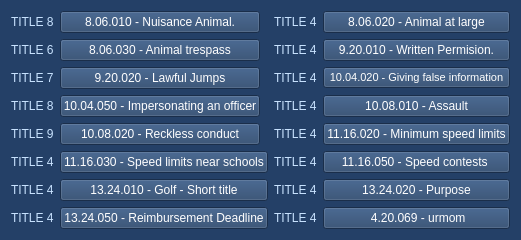
        <widget class="QWidget" name="tab_2">
         <property name="styleSheet">
          <string notr="true">background-color: rgb(36, 64, 103);</string>
         </property>
         <attribute name="title">
          <string>Rules</string>
         </attribute>
         <layout class="QGridLayout" name="gridLayout">
          <item row="4" column="1">
           <widget class="QPushButton" name="title9Button">
            <property name="maximumSize">
             <size>
              <width>200</width>
              <height>16777215</height>
             </size>
            </property>
            <property name="styleSheet">
             <string notr="true">color: rgb(255, 255, 255);</string>
            </property>
            <property name="text">
             <string>10.08.020 - Reckless conduct</string>
            </property>
           </widget>
          </item>
          <item row="3" column="0">
           <widget class="QLabel" name="title_4">
            <property name="maximumSize">
             <size>
              <width>50</width>
              <height>16777215</height>
             </size>
            </property>
            <property name="styleSheet">
             <string notr="true">
color: rgb(201, 227, 255);
font: 700 9pt &quot;Courier&quot;;</string>
            </property>
            <property name="text">
             <string>TITLE 8</string>
            </property>
           </widget>
          </item>
          <item row="2" column="0">
           <widget class="QLabel" name="title_3">
            <property name="maximumSize">
             <size>
              <width>50</width>
              <height>16777215</height>
             </size>
            </property>
            <property name="styleSheet">
             <string notr="true">
color: rgb(201, 227, 255);
font: 700 9pt &quot;Courier&quot;;</string>
            </property>
            <property name="text">
             <string>TITLE 7</string>
            </property>
           </widget>
          </item>
          <item row="2" column="1">
           <widget class="QPushButton" name="title7Button">
            <property name="maximumSize">
             <size>
              <width>200</width>
              <height>16777215</height>
             </size>
            </property>
            <property name="styleSheet">
             <string notr="true">color: rgb(255, 255, 255);</string>
            </property>
            <property name="text">
             <string>9.20.020 - Lawful Jumps</string>
            </property>
           </widget>
          </item>
          <item row="6" column="0">
           <widget class="QLabel" name="title_7">
            <property name="maximumSize">
             <size>
              <width>50</width>
              <height>16777215</height>
             </size>
            </property>
            <property name="styleSheet">
             <string notr="true">
color: rgb(201, 227, 255);
font: 700 9pt &quot;Courier&quot;;</string>
            </property>
            <property name="text">
             <string>TITLE 4</string>
            </property>
           </widget>
          </item>
          <item row="1" column="1">
           <widget class="QPushButton" name="title6Button">
            <property name="maximumSize">
             <size>
              <width>200</width>
              <height>16777215</height>
             </size>
            </property>
            <property name="styleSheet">
             <string notr="true">color: rgb(255, 255, 255);</string>
            </property>
            <property name="text">
             <string>8.06.030 - Animal trespass</string>
            </property>
           </widget>
          </item>
          <item row="3" column="1">
           <widget class="QPushButton" name="title8Button">
            <property name="maximumSize">
             <size>
              <width>200</width>
              <height>16777215</height>
             </size>
            </property>
            <property name="styleSheet">
             <string notr="true">color: rgb(255, 255, 255);</string>
            </property>
            <property name="text">
             <string>10.04.050 - Impersonating an officer</string>
            </property>
           </widget>
          </item>
          <item row="7" column="1">
           <widget class="QPushButton" name="title12Button">
            <property name="styleSheet">
             <string notr="true">color: rgb(255, 255, 255);</string>
            </property>
            <property name="text">
             <string>13.24.050 - Reimbursement Deadline</string>
            </property>
           </widget>
          </item>
          <item row="5" column="1">
           <widget class="QPushButton" name="title10Button">
            <property name="styleSheet">
             <string notr="true">color: rgb(255, 255, 255);</string>
            </property>
            <property name="text">
             <string>11.16.030 - Speed limits near schools</string>
            </property>
           </widget>
          </item>
          <item row="0" column="1">
           <widget class="QPushButton" name="title4Button">
            <property name="maximumSize">
             <size>
              <width>200</width>
              <height>16777215</height>
             </size>
            </property>
            <property name="styleSheet">
             <string notr="true">color: rgb(255, 255, 255);</string>
            </property>
            <property name="text">
             <string>8.06.010 - Nuisance Animal.</string>
            </property>
           </widget>
          </item>
          <item row="0" column="3">
           <widget class="QPushButton" name="title4Button_2">
            <property name="maximumSize">
             <size>
              <width>200</width>
              <height>16777215</height>
             </size>
            </property>
            <property name="styleSheet">
             <string notr="true">color: rgb(255, 255, 255);</string>
            </property>
            <property name="text">
             <string>8.06.020 - Animal at large</string>
            </property>
           </widget>
          </item>
          <item row="4" column="0">
           <widget class="QLabel" name="title_5">
            <property name="maximumSize">
             <size>
              <width>50</width>
              <height>16777215</height>
             </size>
            </property>
            <property name="styleSheet">
             <string notr="true">
color: rgb(201, 227, 255);
font: 700 9pt &quot;Courier&quot;;</string>
            </property>
            <property name="text">
             <string>TITLE 9</string>
            </property>
           </widget>
          </item>
          <item row="5" column="0">
           <widget class="QLabel" name="title_6">
            <property name="maximumSize">
             <size>
              <width>50</width>
              <height>16777215</height>
             </size>
            </property>
            <property name="styleSheet">
             <string notr="true">
color: rgb(201, 227, 255);
font: 700 9pt &quot;Courier&quot;;</string>
            </property>
            <property name="text">
             <string>TITLE 4</string>
            </property>
           </widget>
          </item>
          <item row="1" column="0">
           <widget class="QLabel" name="title_2">
            <property name="maximumSize">
             <size>
              <width>50</width>
              <height>16777215</height>
             </size>
            </property>
            <property name="styleSheet">
             <string notr="true">
color: rgb(201, 227, 255);
font: 700 9pt &quot;Courier&quot;;</string>
            </property>
            <property name="text">
             <string>TITLE 6</string>
            </property>
           </widget>
          </item>
          <item row="6" column="1">
           <widget class="QPushButton" name="title11Button">
            <property name="styleSheet">
             <string notr="true">color: rgb(255, 255, 255);</string>
            </property>
            <property name="text">
             <string>13.24.010 - Golf - Short title</string>
            </property>
           </widget>
          </item>
          <item row="0" column="0">
           <widget class="QLabel" name="title_1">
            <property name="maximumSize">
             <size>
              <width>50</width>
              <height>16777215</height>
             </size>
            </property>
            <property name="styleSheet">
             <string notr="true">
color: rgb(201, 227, 255);
font: 700 9pt &quot;Courier&quot;;</string>
            </property>
            <property name="text">
             <string>TITLE 8</string>
            </property>
           </widget>
          </item>
          <item row="7" column="0">
           <widget class="QLabel" name="title_8">
            <property name="maximumSize">
             <size>
              <width>50</width>
              <height>16777215</height>
             </size>
            </property>
            <property name="styleSheet">
             <string notr="true">
color: rgb(201, 227, 255);
font: 700 9pt &quot;Courier&quot;;</string>
            </property>
            <property name="text">
             <string>TITLE 4</string>
            </property>
           </widget>
          </item>
          <item row="0" column="2">
           <widget class="QLabel" name="title_9">
            <property name="maximumSize">
             <size>
              <width>50</width>
              <height>16777215</height>
             </size>
            </property>
            <property name="styleSheet">
             <string notr="true">
color: rgb(201, 227, 255);
font: 700 9pt &quot;Courier&quot;;</string>
            </property>
            <property name="text">
             <string>TITLE 4</string>
            </property>
           </widget>
          </item>
          <item row="1" column="3">
           <widget class="QPushButton" name="title4Button_3">
            <property name="maximumSize">
             <size>
              <width>200</width>
              <height>16777215</height>
             </size>
            </property>
            <property name="styleSheet">
             <string notr="true">color: rgb(255, 255, 255);</string>
            </property>
            <property name="text">
             <string>9.20.010 - Written Permision.</string>
            </property>
           </widget>
          </item>
          <item row="2" column="3">
           <widget class="QPushButton" name="title4Button_4">
            <property name="maximumSize">
             <size>
              <width>200</width>
              <height>16777215</height>
             </size>
            </property>
            <property name="font">
             <font>
              <pointsize>8</pointsize>
             </font>
            </property>
            <property name="styleSheet">
             <string notr="true">color: rgb(255, 255, 255);</string>
            </property>
            <property name="text">
             <string>10.04.020 - Giving false information</string>
            </property>
           </widget>
          </item>
          <item row="3" column="3">
           <widget class="QPushButton" name="title4Button_5">
            <property name="maximumSize">
             <size>
              <width>200</width>
              <height>16777215</height>
             </size>
            </property>
            <property name="styleSheet">
             <string notr="true">color: rgb(255, 255, 255);</string>
            </property>
            <property name="text">
             <string>10.08.010 - Assault</string>
            </property>
           </widget>
          </item>
          <item row="4" column="3">
           <widget class="QPushButton" name="title4Button_6">
            <property name="maximumSize">
             <size>
              <width>200</width>
              <height>16777215</height>
             </size>
            </property>
            <property name="styleSheet">
             <string notr="true">color: rgb(255, 255, 255);</string>
            </property>
            <property name="text">
             <string>11.16.020 - Minimum speed limits</string>
            </property>
           </widget>
          </item>
          <item row="5" column="3">
           <widget class="QPushButton" name="title4Button_7">
            <property name="maximumSize">
             <size>
              <width>200</width>
              <height>16777215</height>
             </size>
            </property>
            <property name="styleSheet">
             <string notr="true">color: rgb(255, 255, 255);</string>
            </property>
            <property name="text">
             <string>11.16.050 - Speed contests </string>
            </property>
           </widget>
          </item>
          <item row="6" column="3">
           <widget class="QPushButton" name="title4Button_8">
            <property name="maximumSize">
             <size>
              <width>200</width>
              <height>16777215</height>
             </size>
            </property>
            <property name="styleSheet">
             <string notr="true">color: rgb(255, 255, 255);</string>
            </property>
            <property name="text">
             <string>13.24.020 - Purpose</string>
            </property>
           </widget>
          </item>
          <item row="7" column="3">
           <widget class="QPushButton" name="title4Button_9">
            <property name="maximumSize">
             <size>
              <width>200</width>
              <height>16777215</height>
             </size>
            </property>
            <property name="styleSheet">
             <string notr="true">color: rgb(255, 255, 255);</string>
            </property>
            <property name="text">
             <string> 4.20.069 - urmom</string>
            </property>
           </widget>
          </item>
          <item row="1" column="2">
           <widget class="QLabel" name="title_10">
            <property name="maximumSize">
             <size>
              <width>50</width>
              <height>16777215</height>
             </size>
            </property>
            <property name="styleSheet">
             <string notr="true">
color: rgb(201, 227, 255);
font: 700 9pt &quot;Courier&quot;;</string>
            </property>
            <property name="text">
             <string>TITLE 4</string>
            </property>
           </widget>
          </item>
          <item row="2" column="2">
           <widget class="QLabel" name="title_11">
            <property name="maximumSize">
             <size>
              <width>50</width>
              <height>16777215</height>
             </size>
            </property>
            <property name="styleSheet">
             <string notr="true">
color: rgb(201, 227, 255);
font: 700 9pt &quot;Courier&quot;;</string>
            </property>
            <property name="text">
             <string>TITLE 4</string>
            </property>
           </widget>
          </item>
          <item row="3" column="2">
           <widget class="QLabel" name="title_12">
            <property name="maximumSize">
             <size>
              <width>50</width>
              <height>16777215</height>
             </size>
            </property>
            <property name="styleSheet">
             <string notr="true">
color: rgb(201, 227, 255);
font: 700 9pt &quot;Courier&quot;;</string>
            </property>
            <property name="text">
             <string>TITLE 4</string>
            </property>
           </widget>
          </item>
          <item row="4" column="2">
           <widget class="QLabel" name="title_13">
            <property name="maximumSize">
             <size>
              <width>50</width>
              <height>16777215</height>
             </size>
            </property>
            <property name="styleSheet">
             <string notr="true">
color: rgb(201, 227, 255);
font: 700 9pt &quot;Courier&quot;;</string>
            </property>
            <property name="text">
             <string>TITLE 4</string>
            </property>
           </widget>
          </item>
          <item row="5" column="2">
           <widget class="QLabel" name="title_14">
            <property name="maximumSize">
             <size>
              <width>50</width>
              <height>16777215</height>
             </size>
            </property>
            <property name="styleSheet">
             <string notr="true">
color: rgb(201, 227, 255);
font: 700 9pt &quot;Courier&quot;;</string>
            </property>
            <property name="text">
             <string>TITLE 4</string>
            </property>
           </widget>
          </item>
          <item row="6" column="2">
           <widget class="QLabel" name="title_15">
            <property name="maximumSize">
             <size>
              <width>50</width>
              <height>16777215</height>
             </size>
            </property>
            <property name="styleSheet">
             <string notr="true">
color: rgb(201, 227, 255);
font: 700 9pt &quot;Courier&quot;;</string>
            </property>
            <property name="text">
             <string>TITLE 4</string>
            </property>
           </widget>
          </item>
          <item row="7" column="2">
           <widget class="QLabel" name="title_16">
            <property name="maximumSize">
             <size>
              <width>50</width>
              <height>16777215</height>
             </size>
            </property>
            <property name="styleSheet">
             <string notr="true">
color: rgb(201, 227, 255);
font: 700 9pt &quot;Courier&quot;;</string>
            </property>
            <property name="text">
             <string>TITLE 4</string>
            </property>
           </widget>
          </item>
         </layout>
        </widget>
